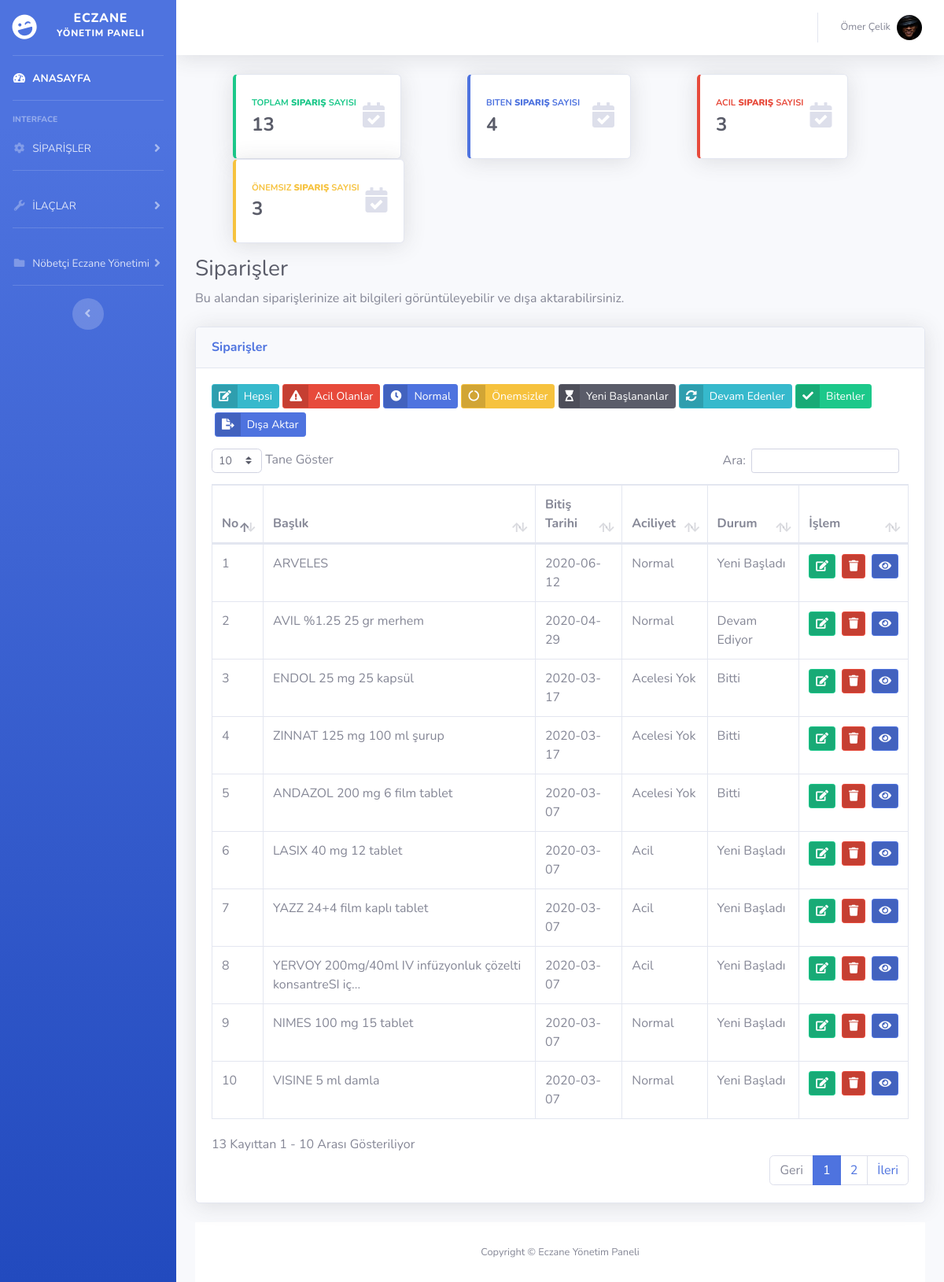
/siparisler.php (signed in), run on the app's committed database.
### tables this page shows
CREATE TABLE `ayarlar` (
  `id` int(11) NOT NULL,
  `site_baslik` varchar(300) NOT NULL,
  `site_aciklama` varchar(500) NOT NULL,
  `site_sahibi` varchar(200) NOT NULL
);

CREATE TABLE `siparis` (
  `sip_id` int(11) NOT NULL,
  `musteri_isim` varchar(200) NOT NULL,
  `musteri_mail` varchar(300) NOT NULL,
  `musteri_telefon` bigint(20) NOT NULL,
  `sip_teslim_tarihi` date NOT NULL,
  `sip_aciliyet` varchar(50) NOT NULL,
  `sip_durum` varchar(50) NOT NULL,
  `sip_detay` text NOT NULL,
  `sip_ucret` bigint(25) NOT NULL,
  `sip_baslik` varchar(400) NOT NULL
);

### siparisler.php (the view, shortened to what this page needs)
<?php
include'header.php'
?>
<link href="vendor/datatables/dataTables.bootstrap4.min.css" rel="stylesheet">
<div class="row mb-3 mx-4">
<?php
				$siparissor=$db->prepare("SELECT * FROM siparis");
				$siparissor->execute();
				$sayi=$siparissor->rowcount();
?>
	<div class="col-md-2.5  mx-5">
		<div class="card border-left-success shadow h-100 py-2">
			<div class="card-body">
				<div class="row no-gutters align-items-center">
					<div class="col mr-2">
						<div class="text-xs font-weight-bold text-success text-uppercase mb-1">Toplam<b> Sipariş</b> Sayısı</div>
						<div class="h4 mb-0 font-weight-bold text-gray-800"><?php echo $sayi?></div>
						</div>
							<div class="col-auto">
								<i class="fas fa-calendar-check fa-2x text-gray-300"></i>
							</div>
				</div>
			</div>
		</div>
	</div>
	<?php
				$siparissor=$db->prepare("SELECT * FROM siparis WHERE sip_durum='Bitti'");
				$siparissor->execute();
				$sayi=$siparissor->rowcount();
?>
	<div class="col-md-3 mx-4">
		<div class="card border-left-primary shadow h-100 py-2">
			<div class="card-body">
				<div class="row no-gutters align-items-center">
					<div class="col mr-2">
						<div class="text-xs font-weight-bold text-primary text-uppercase mb-1">Biten<b> Sipariş</b> Sayısı</div>
						<div class="h4 mb-0 font-weight-bold text-gray-800"><?php echo $sayi?></div>
						</div>
							<div class="col-auto">
								<i class="fas fa-calendar-check fa-2x text-gray-300"></i>
							</div>
				</div>
			</div>
		</div>
	</div>
		<?php
				$siparissor=$db->prepare("SELECT * FROM siparis WHERE sip_aciliyet='Acil'");
				$siparissor->execute();
				$sayi=$siparissor->rowcount();
?>
	<div class="col-md-2.5 mx-5">
		<div class="card border-left-danger shadow h-100 py-2">
			<div class="card-body">
				<div class="row no-gutters align-items-center">
					<div class="col mr-2">
						<div class="text-xs font-weight-bold text-danger text-uppercase mb-1">Acil<b> Sipariş</b> Sayısı</div>
						<div class="h4 mb-0 font-weight-bold text-gray-800"><?php echo $sayi?></div>
						</div>
							<div class="col-auto">
								<i class="fas fa-calendar-check fa-2x text-gray-300"></i>
							</div>
				</div>
			</div>
		</div>
	</div>
			<?php
				$siparissor=$db->prepare("SELECT * FROM siparis WHERE sip_aciliyet='Acelesi Yok'");
				$siparissor->execute();
				$sayi=$siparissor->rowcount();
?>
	<div class="col-md-2.5 mx-5">
		<div class="card border-left-warning shadow h-100 py-2">
			<div class="card-body">
				<div class="row no-gutters align-items-center">
					<div class="col mr-2">
						<div class="text-xs font-weight-bold text-warning text-uppercase mb-1">Önemsiz <b>Sipariş</b> Sayısı</div>
						<div class="h4 mb-0 font-weight-bold text-gray-800"><?php echo $sayi?></div>
						</div>
							<div class="col-auto">
								<i class="fas fa-calendar-check fa-2x text-gray-300"></i>
							</div>
				</div>
			</div>
		</div>
	</div>
</div>
<div class="container-fluid">
  <h1 class="h3 mb-2 text-gray-800">Siparişler</h1>
  <p class="mb-4">Bu alandan siparişlerinize ait bilgileri görüntüleyebilir ve dışa aktarabilirsiniz.</p>
  <div class="card shadow mb-4">
    <div class="card-header py-3">
      <h6 class="m-0 font-weight-bold text-primary">Siparişler</h6>
    </div>
    <div class="card-body" style="width: 100%">
      <div class="mobilgizle gizlemeyiac" style="margin-bottom: 10px;">
        <button type="button" id="hepsi" style="margin-bottom: 5px;" class="btn btn-sm btn-info btn-icon-split">
          <span class="icon text-white-65">
            <i class="fas fa-edit"></i>
          </span>
          <span class="text">Hepsi</span>
        </button>
        <button type="button" id="acil" style="margin-bottom: 5px;" class="btn btn-sm btn-danger btn-icon-split">
          <span class="icon text-white-65">
            <i class="fas fa-exclamation-triangle"></i>
          </span>
          <span class="text">Acil Olanlar</span>
        </button>
        <button type="button" id="normal" style="margin-bottom: 5px;" class="btn btn-sm btn-primary btn-icon-split">
          <span class="icon text-white-65">
            <i class="fas fa-clock"></i>
          </span>
          <span class="text">Normal</span>
        </button>
        <button type="button" id="acelesiyok" style="margin-bottom: 5px;" class="btn btn-sm btn-warning btn-icon-split">
          <span class="icon text-white-65">
            <i class="fas fa-circle-notch"></i>
          </span>
          <span class="text">Önemsizler</span>
        </button>
        <button type="button" id="yeni" style="margin-bottom: 5px;" class="btn btn-sm btn-dark btn-icon-split">
          <span class="icon text-white-65">
            <i class="fas fa-hourglass-start"></i>
          </span>
          <span class="text">Yeni Başlananlar</span>
        </button>
        <button type="button" id="devam" style="margin-bottom: 5px;" class="btn btn-sm btn-info btn-icon-split">
          <span class="icon text-white-65">
            <i class="fas fa-sync-alt"></i>
          </span>
          <span class="text">Devam Edenler</span>
        </button>
        <button type="button" id="bitti" style="margin-bottom: 5px;" class="btn btn-sm btn-success btn-icon-split">
          <span class="icon text-white-65">
            <i class="fas fa-check"></i>
          </span>
          <span class="text">Bitenler</span>
        </button>
        <span class="dropdown no-arrow">
         <button data-toggle="dropdown" aria-expanded="false" type="button" id="aktarmagizleme" style="margin-left: 4px; margin-bottom: 5px;" class="btn btn-sm btn-primary btn-icon-split dropdown-toggle"><span class="icon text-white-65"><i class="fas fa-file-export"></i></span><span class="text">Dışa Aktar</span>
         </button>
      </span>
    </div>
    <div class="table-responsive">
      <table class="table table-bordered" id="dataTable" width="100%" cellspacing="0">
        <thead>
          <tr>
            <th>No</th>
            <th>Başlık</th>
            <th>Bitiş Tarihi</th>
            <th>Aciliyet</th>
            <th>Durum</th>
            <th>İşlem</th>
          </tr>
        </thead>
        <tbody>
			<?php
				$sayi=0;
				$siparissor=$db->prepare("SELECT * FROM siparis");
				$siparissor->execute();
				while($sipariscek=$siparissor->fetch(PDO::FETCH_ASSOC)) {
							$sayi++; ?>
						<tr>
							<td><?php echo $sayi ?></td>
							<td><?php echo $sipariscek['sip_baslik']?></td>
							<td><?php echo $sipariscek['sip_teslim_tarihi']	?></td>
							<td><?php echo $sipariscek['sip_aciliyet']	?></td>
							<td><?php echo $sipariscek['sip_durum']	?></td>
							<td>
		 <div class="d-flex justify-content-center">
              <form action="siparisduzenle.php" method="POST">
                <button type="submit" name="siparisduzenle" class="btn btn-success btn-sm btn-icon-split">
                  <span class="icon text-white-60">
                    <i class="fas fa-edit"></i>
                  </span>
                </button>
              </form>
              <form class="mx-2" action="islemler/islem.php" method="POST">
                <button type="submit" name="siparissilme" class="btn btn-danger btn-sm btn-icon-split">
                  <span class="icon text-white-60">
                    <i class="fas fa-trash"></i>
                  </span>
                </button>
              </form>
            <form action="siparisler.php" method="POST">
              <button type="submit" name="sip_bak" class="btn btn-primary btn-sm btn-icon-split">
                <span class="icon text-white-60">
                  <i class="fas fa-eye"></i>
                </span>
              </button>
            </form>
          </div>
        </td>
      </tr>
					    <?php } ?>
					</tbody>
				</table>
		</div>
		</div>
	</div>
<?php include 'footer.php'; ?>

### header.php (shortened to what this page needs)
<?php
include 'islemler/baglan.php';
$ayarsor=$db->prepare("SELECT * FROM ayarlar");
$ayarsor->execute();
$ayarcek=$ayarsor->fetch(PDO::FETCH_ASSOC);
?>
<!DOCTYPE html>
<html lang="en">
<head>
	<link href="vendor/fontawesome-free/css/all.min.css" rel="stylesheet" type="text/css">
	<link href="css/sb-admin-2.min.css" rel="stylesheet">
</head>
<body id="page-top">
  <div id="wrapper">
    <ul class="navbar-nav bg-gradient-primary sidebar sidebar-dark accordion" id="accordionSidebar">
      <a class="sidebar-brand d-flex align-items-center justify-content-center" href="index.php">
        <div class="sidebar-brand-icon rotate-n-15">
          <i class="fas fa-laugh-wink"></i>
        </div>
        <div class="sidebar-brand-text mx-3">Eczane<sup> Yönetim Paneli</sup></div>
      </a>
      <hr class="sidebar-divider my-0">
      <li class="nav-item active">
        <a class="nav-link" href="index.php">
          <i class="fas fa-fw fa-tachometer-alt"></i>
          <span>ANASAYFA</span></a>
      </li>
      <hr class="sidebar-divider">
      <div class="sidebar-heading">
        Interface
      </div>
      <li class="nav-item">
        <a class="nav-link collapsed" href="#" data-toggle="collapse" data-target="#collapseTwo" aria-expanded="true" aria-controls="collapseTwo">
          <i class="fas fa-fw fa-cog"></i>
          <span>SİPARİŞLER</span>
        </a>
      </li>
	        <hr class="sidebar-divider">
      <li class="nav-item">
        <a class="nav-link collapsed" href="#" data-toggle="collapse" data-target="#collapseUtilities" aria-expanded="true" aria-controls="collapseUtilities">
          <i class="fas fa-fw fa-wrench"></i>
          <span>İLAÇLAR</span>
        </a>
      </li>
	        <hr class="sidebar-divider">
      <li class="nav-item">
        <a class="nav-link collapsed" href="nobetci_eczaneler.php" data-toggle="collapse" data-target="#collapsePages" aria-expanded="true" aria-controls="collapseTwo">
          <i class="fas fa-fw fa-folder"></i>
          <span>Nöbetçi Eczane Yönetimi</span>
        </a>
      </li>
      <hr class="sidebar-divider">
      <div class="text-center d-none d-md-inline">
        <button class="rounded-circle border-0" id="sidebarToggle"></button>
      </div>
    </ul>
    <div id="content-wrapper" class="d-flex flex-column">
      <div id="content">
        <nav class="navbar navbar-expand navbar-light bg-white topbar mb-4 static-top shadow">
          <ul class="navbar-nav ml-auto">
            <li class="nav-item dropdown no-arrow">
              <a class="nav-link dropdown-toggle" href="#" id="userDropdown" role="button" data-toggle="dropdown" aria-haspopup="true" aria-expanded="false">
                <span class="mr-2 d-none d-lg-inline text-gray-600 small"><?php echo $ayarcek['site_sahibi']?></span>
                <img class="img-profile rounded-circle" src="img/1.jpg"/>
              </a>
            </li>
          </ul>
        </nav>
      </div>

### siparisler.php (style rules this page uses)
@media only screen and (min-width: 700px) { .mobilgizle { display: block; } }

### data on the page
ayarlar: site_sahibi "Ömer Çelik"
siparis: sip_baslik "ARVELES", sip_teslim_tarihi "2020-06-12", sip_aciliyet "Normal", sip_durum "Yeni Başladı"
siparis: sip_baslik "AVIL %1.25 25 gr merhem", sip_teslim_tarihi "2020-04-29", sip_aciliyet "Normal", sip_durum "Devam Ediyor"
siparis: sip_baslik "ENDOL 25 mg 25 kapsül", sip_teslim_tarihi "2020-03-17", sip_aciliyet "Acelesi Yok", sip_durum "Bitti"
siparis: sip_baslik "ZINNAT 125 mg 100 ml şurup", sip_teslim_tarihi "2020-03-17", sip_aciliyet "Acelesi Yok", sip_durum "Bitti"
siparis: sip_baslik "ANDAZOL 200 mg 6 film tablet", sip_teslim_tarihi "2020-03-07", sip_aciliyet "Acelesi Yok", sip_durum "Bitti"
siparis: sip_baslik "LASIX 40 mg 12 tablet", sip_teslim_tarihi "2020-03-07", sip_aciliyet "Acil", sip_durum "Yeni Başladı"
siparis: sip_baslik "YAZZ 24+4 film kaplı tablet", sip_teslim_tarihi "2020-03-07", sip_aciliyet "Acil", sip_durum "Yeni Başladı"
siparis: sip_baslik "YERVOY 200mg/40ml IV infüzyonluk çözelti konsantreSI iç...", sip_teslim_tarihi "2020-03-07", sip_aciliyet "Acil", sip_durum "Yeni Başladı"
siparis: sip_baslik "NIMES 100 mg 15 tablet", sip_teslim_tarihi "2020-03-07", sip_aciliyet "Normal", sip_durum "Yeni Başladı"
siparis: sip_baslik "VISINE 5 ml damla", sip_teslim_tarihi "2020-03-07", sip_aciliyet "Normal", sip_durum "Yeni Başladı"

### other printed values
$sayi "13"
$sayi "4"
$sayi "3"
